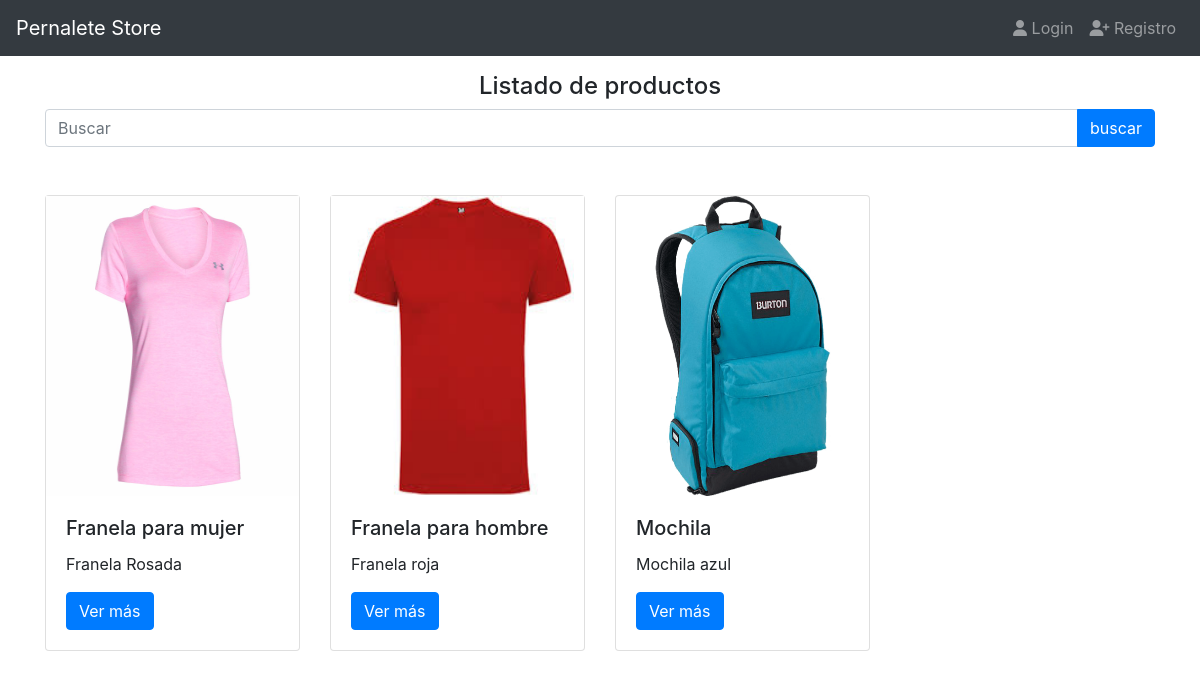
The page / on the database its author committed.
### products/models.py (models this page shows, shortened)
class Product(models.Model):
   title = models.CharField(max_length=50)
   description = models.TextField()
   price = models.DecimalField(max_digits=8, decimal_places=2, default =0.0)
   slug = models.SlugField(null=False,blank=False,unique=True )
   image = models.ImageField(upload_to='products/', null=False, blank=False)
   created_at = models.DateTimeField(auto_now_add=True)

### products/views.py (the view)
# urls.py: path('', ProductListView.as_view(), name = 'index'),
class ProductListView(ListView):
    template_name = 'index.html'
    queryset = Product.objects.all().order_by('-id')
    def get_context_data(self, **kwargs):
        context = super().get_context_data(**kwargs)
        context['message'] = 'Listado de productos '
        return context

### templates/index.html
{% extends 'base.html' %}
{% block content %}
<div class="col">
    <h4 class="text-center">{{ message }}</h4>
    {% include 'products/snippets/search.html' %}
    {% include 'products/snippets/list.html' %}
</div>
{% endblock content %}

### products/templates/products/snippets/list.html
<div class="row">
    {% for object in object_list %}
        <div class="col-md-3 mt-5">
            {% include 'products/snippets/product.html' with product=object %}
        </div>
    {% endfor %}
</div>

### products/templates/products/snippets/product.html
<div class="card h-100">
    {% if product.image %}
        <img src="{{product.image.url}}" alt="Imagen del producto" height="300">
    {% endif %}
    <div class="card-body">
        <h5 class="card-title">{{product.title}}</h5>
        <p class="card-text">{{product.description}}</p>
        <a href="{% url 'products:product' product.slug %}" class="btn btn-primary">Ver más</a>
    </div>
</div>

### rows shown on the page
Product: image (picture), title "Franela para mujer", description "Franela Rosada"
Product: image (picture), title "Franela para hombre", description "Franela roja"
Product: image (picture), title "Mochila", description "Mochila azul"

### other values the page prints
{{ message }} "Listado de productos"
